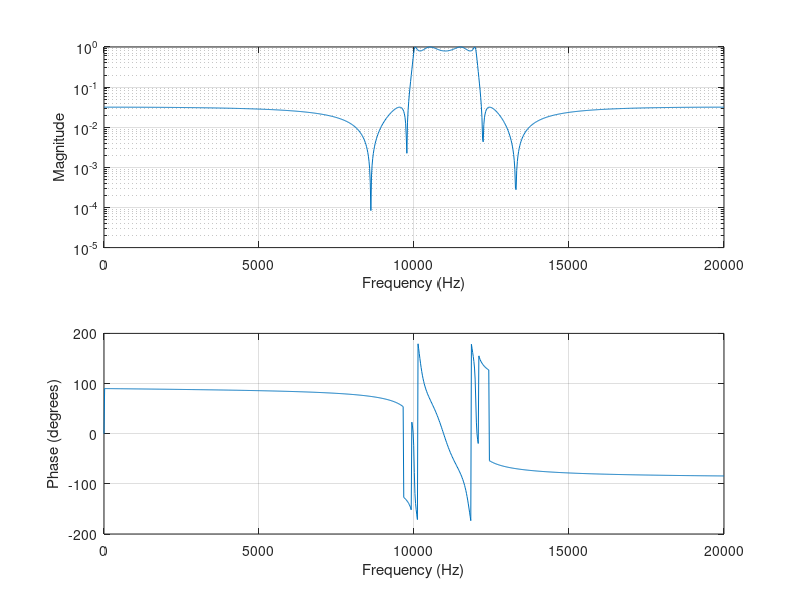

Write MATLAB code to recreate this figure.
% Signal Processing and Systems
% Problem Set 4
% Ivan Chowdhury

clc;
clear;
load ellipfilthw.mat

% Question 5: Extract data about analog and digital filters given parameters in ellipfilthw.m
% 5a - Analog Filter
fprintf('Analog Filter Order: %g\n',2*n);  % Order of analog filter

zplane(z,p)  % Pole-Zero plot of analog filter
grid

magnitude = abs(H);  % Magnitude and Phase of analog filter
phase = 180/pi.*angle(H);

subplot(2,1,1)  % Using subplot to plot multiple graphs on the same figure
semilogy(f,magnitude)  % Semilogarithmic scale (Y-axis) 
grid on
xlabel('Frequency (Hz)')
ylabel ('Magnitude (dB)')  % Plotting Magnitude vs Frequency

x = [0 20000];
y = [20*log10(-rs) 20*log10(-rs)];
line(x,y,'LineStyle','--');
y = [20*log10(abs(-rp)) 20*log10(abs(-rp))];
line(x,y,'LineStyle','--');
y = [log(0) log(0)];
line(x,y,'LineStyle','--');

subplot(2,1,2)
plot(f,phase)
grid on
xlabel('Frequency (Hz)')
ylabel('Phase (Degrees)')  % Plotting Phase vs Frequency


%% 5b - Digital Filter
fprintf('Digital Filter Order: %g\n',2*nd);  % Order of digital filter

zplane(zd,pd)  % Pole-Zero plot of digital filter
grid

magnitude2 = abs(Hd);  % Magnitude and Phase of digital filter
phase2 = 180/pi.*angle(Hd);

subplot(2,1,1)  % Plotting Magnitude vs Frequency for the digital filter
semilogy(f,magnitude2)
grid on
xlabel('Frequency (Hz)')
ylabel('Magnitude')

x_b = [0 20000];
y_b = [20*log10(-rs) 20*log10(-rs)];

line(x,y,'LineStyle','--');
y_b = [20*log10(-rp) 20*log10(-rp)];
line(x,y,'LineStyle','--');
y_b = [1 1];
line(x,y,'LineStyle','--');

subplot(2,1,2), plot(f,phase), grid on  % Plotting Phase vs Frequency for the digital filter
xlabel('Frequency (Hz)')
ylabel('Phase (degrees)')
